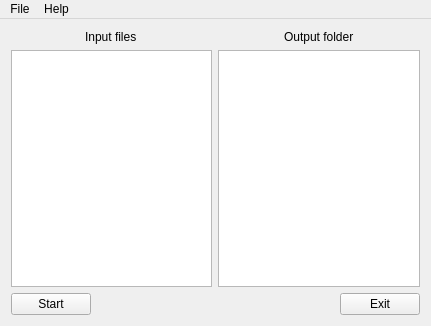
<?xml version="1.0" encoding="UTF-8"?>
<ui version="4.0">
 <class>MainWindow</class>
 <widget class="QMainWindow" name="MainWindow">
  <property name="geometry">
   <rect>
    <x>0</x>
    <y>0</y>
    <width>431</width>
    <height>326</height>
   </rect>
  </property>
  <property name="windowTitle">
   <string>MainWindow</string>
  </property>
  <widget class="QWidget" name="centralWidget">
   <layout class="QGridLayout" name="gridLayout_2">
    <item row="0" column="0" alignment="Qt::AlignHCenter">
     <widget class="QLabel" name="label_inputFiles">
      <property name="text">
       <string>Input files</string>
      </property>
     </widget>
    </item>
    <item row="0" column="1" alignment="Qt::AlignHCenter">
     <widget class="QLabel" name="label_outputFolder">
      <property name="text">
       <string>Output folder</string>
      </property>
     </widget>
    </item>
    <item row="1" column="0">
     <widget class="QTreeView" name="treeView_inputFiles"/>
    </item>
    <item row="1" column="1">
     <widget class="QTreeView" name="treeView_outputFolder"/>
    </item>
    <item row="2" column="0" alignment="Qt::AlignLeft">
     <widget class="QPushButton" name="pushButton_start">
      <property name="text">
       <string>Start</string>
      </property>
     </widget>
    </item>
    <item row="2" column="1" alignment="Qt::AlignRight">
     <widget class="QPushButton" name="pushButton_exit">
      <property name="text">
       <string>Exit</string>
      </property>
     </widget>
    </item>
   </layout>
  </widget>
  <widget class="QMenuBar" name="menuBar">
   <property name="geometry">
    <rect>
     <x>0</x>
     <y>0</y>
     <width>431</width>
     <height>19</height>
    </rect>
   </property>
   <widget class="QMenu" name="menuFile">
    <property name="title">
     <string>File</string>
    </property>
    <addaction name="actionFile_exit"/>
   </widget>
   <widget class="QMenu" name="menuHelp">
    <property name="title">
     <string>Help</string>
    </property>
    <addaction name="actionHelp_about"/>
   </widget>
   <addaction name="menuFile"/>
   <addaction name="menuHelp"/>
  </widget>
  <action name="actionFile_exit">
   <property name="text">
    <string>Exit</string>
   </property>
  </action>
  <action name="actionHelp_about">
   <property name="text">
    <string>About</string>
   </property>
  </action>
 </widget>
 <layoutdefault spacing="6" margin="11"/>
 <resources/>
 <connections/>
</ui>
